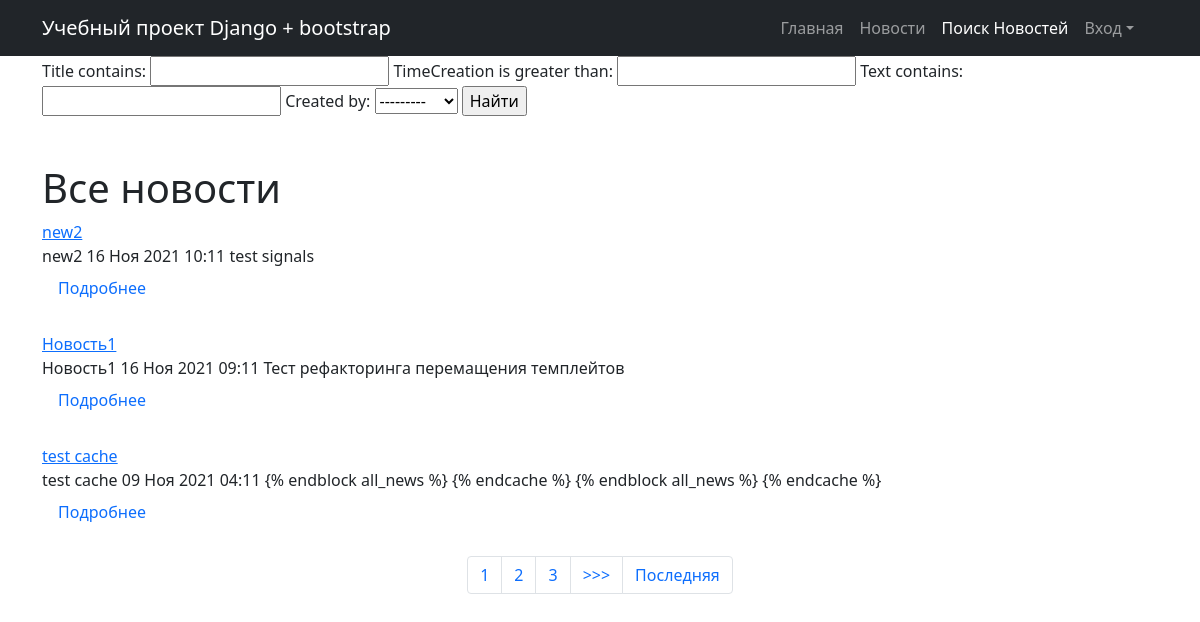
Page /news/search/ on the earlier database version.
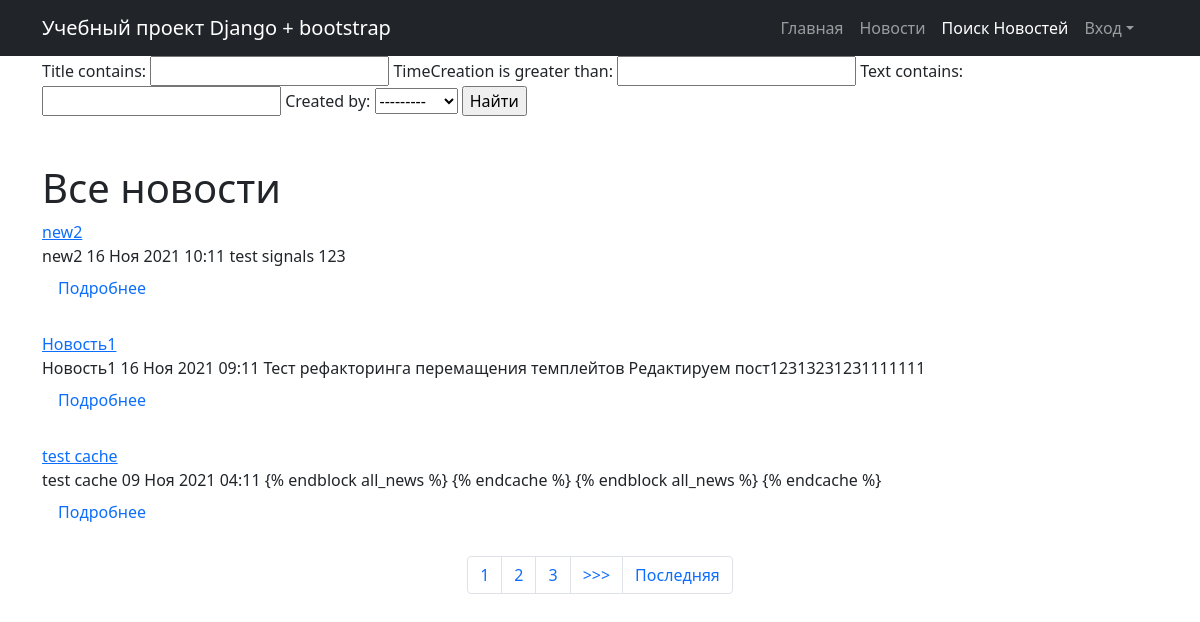
Same page on the later database version.
### news/models.py (models this page shows, shortened)
class Post(models.Model):
    NEWS = 'NW'
    ARTICLE = 'AR'
    MATERIAL_CHOICES = [
        (NEWS, 'Новость'),
        (ARTICLE, 'Статья'),
    ]
    material = models.CharField(
        max_length=7,
        choices=MATERIAL_CHOICES,
        default='article')
    created_by = models.ForeignKey(Author, on_delete=models.CASCADE)
    timeCreation = models.DateTimeField(auto_now_add=True)
    title = models.CharField(max_length=128)
    text = models.TextField()
    rating = models.IntegerField(default=0)
    postCategory = models.ManyToManyField(Category, through='PostCategory')

### news/views.py (the view)
# urls.py: path('search/', PostsSearch.as_view()),
class PostsSearch(ListView):
    model = Post
    template_name = 'news/search.html'
    context_object_name = 'posts'
    ordering = ['-timeCreation', 'created_by']
    paginate_by = 3
    def get_filter(self):
        return PostFilter(self.request.GET, queryset=super().get_queryset())
    def get_queryset(self):
        return self.get_filter().qs
    def get_context_data(self, *args, **kwargs):
        context = super().get_context_data(*args, **kwargs)
        context['page_search'] = 'active'
        return {
            **context,
            "filter": self.get_filter(),
        }

### news/models.py (called while the page is built)
    def __str__(self):
        return f'{self.user.username}'

### news/templatetags/custom_filters.py (called while the page is built)
@register.filter(name='censor') # регестрируем наш фильтр под именем multiply, чтоб django понимал, что это именно фильтр, а не простая функция
def censor(raw): # первый аргумент здесь это то значение, к которому надо применить фильтр, второй аргуменит — это аргумент фильтра, т.е. примерно следующее будет в шаблоне value|multiply:arg
    list_word = raw.split()
    clear_text = ''
    word=''
    for i in list_word:
        if '.' or ',' in i:
            word = i.replace(',', '')
            word = i.replace('.', '')
        if not word.lower() in CENSOR:
            clear_text += i + ' '
        else:
            clear_text += 'censor '
    return clear_text

### templates/news/search.html (shortened to what this page needs)
{% extends 'flatpages/default.html' %}
{% block content %}
<div class="container">
<form method="GET">
    {{ filter.form }}
    <input type="submit" value="Найти">
</form>
</div>
<div class="container">
<div class="text-left mt-5">
<h1>Все новости </h1>
{% load custom_filters %}
{% if posts %}
    {% for post in posts %}
        <a href="{% url 'post_detail' post.id %}">{{ post.title|censor }}</a>
        <br>
        {{ post.title |censor }}  {{ post.timeCreation |date:'d M Y h:m'}} {{ post.text | truncatechars:200 |censor }}
    <a class="nav-link active" aria-current="page" href="/news/{{post.pk}}">Подробнее</a>
        <br>
    {% endfor %}
    {% else %}
        <h2> Новостей нет</h2>
{% endif %}
  </div>
</div>
{% include 'news/pagination.html' %}
{% endblock content %}

Differences in the rows shown:
changed Post "new2": text|censor "test signals" → "test signals 123"
changed Post "Новость1": text|censor "Тест рефакторинга перемащения темплейтов" → "Тест рефакторинга перемащения темплейтов Редактируем пост12313231231111111"
